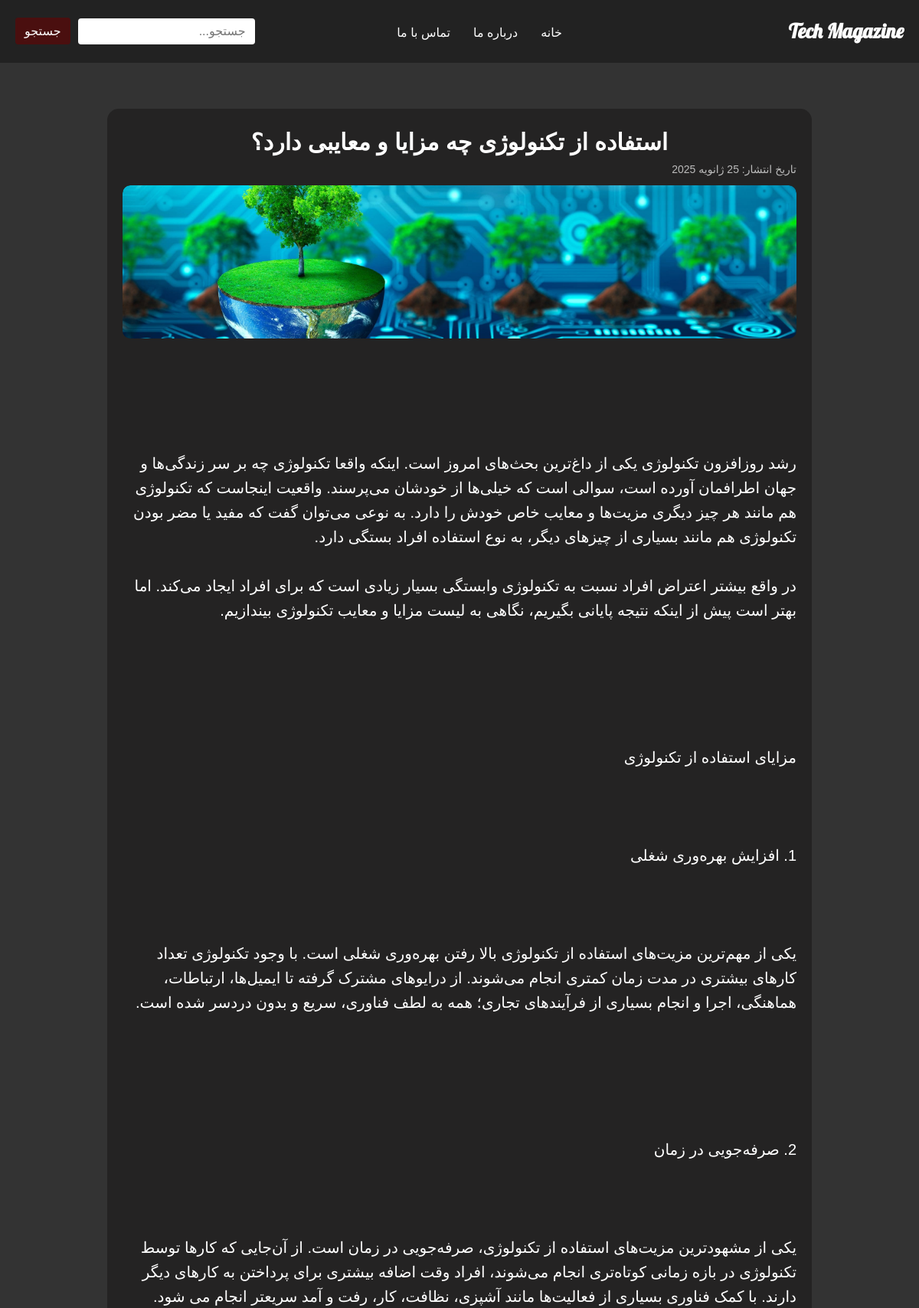
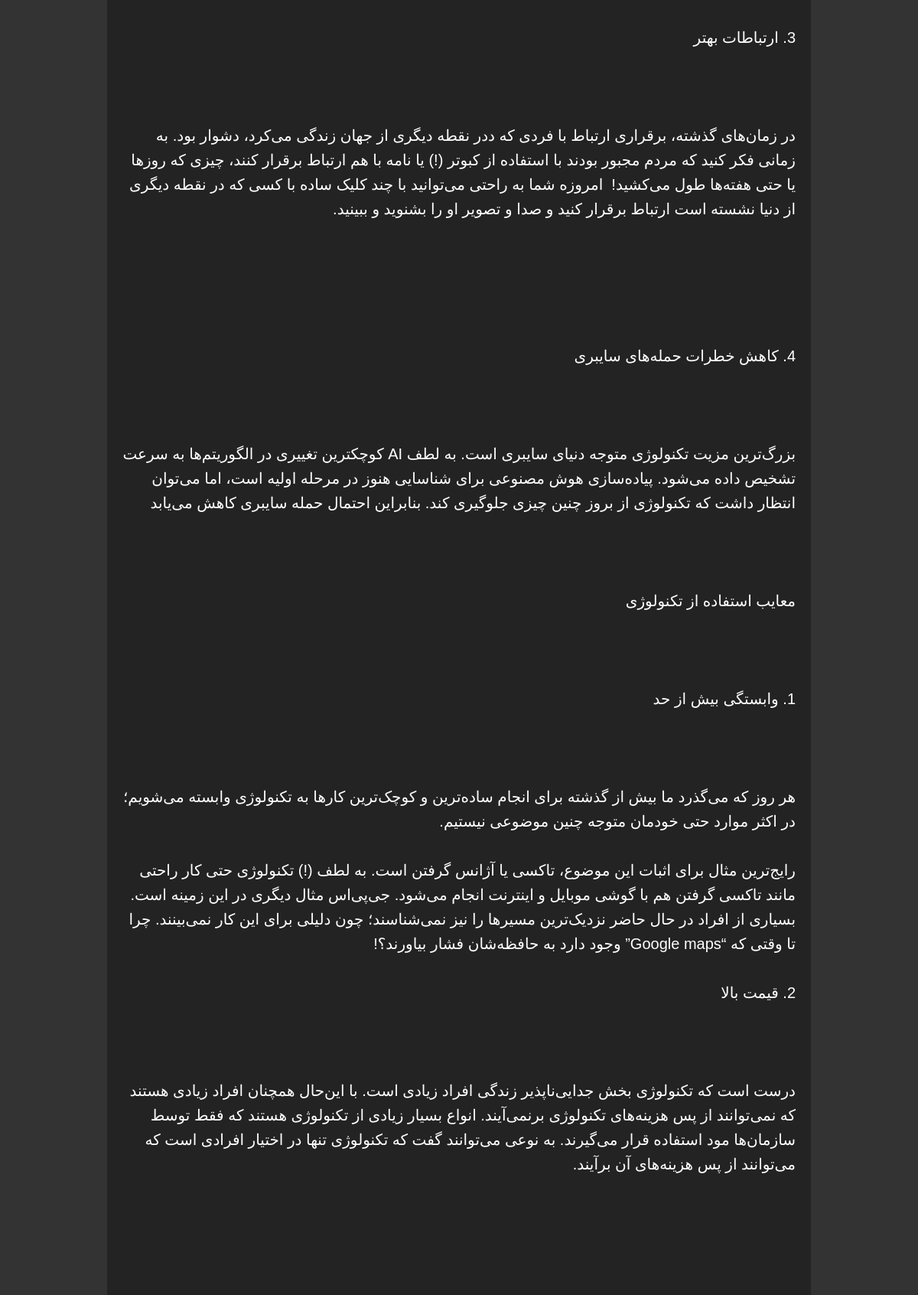
The app's page /article/4/ (upper part) with its own data (2 pictures, top to bottom).
### blog/models.py (models this page shows, shortened)
class Article(models.Model):
    title = models.CharField(max_length=200)
    body = models.TextField()
    author = models.ForeignKey(
        settings.AUTH_USER_MODEL,  # اشاره به مدل کاربری سفارشی
        on_delete=models.CASCADE,  # حذف مقالات هنگام حذف کاربر
        related_name='articles',  # دسترسی به مقالات از طریق کاربر
    )
    publish_date = models.DateTimeField(auto_now_add=True)
    views = models.PositiveIntegerField(default=0)  # شمارنده بازدید
    sources = models.TextField(blank=True, null=True)  # منابع
    image = models.ImageField(upload_to='article_images/', blank=True, null=True)  # تصویر
    slug = models.SlugField(unique=True, blank=True)  # امکان خالی بودن در فرم
    def save(self, *args, **kwargs):
        self.body = self.body.replace('\n', '<br>')
        super().save(*args, **kwargs)  # ذخیره در دیتابیس

### blog/views.py (the view)
# urls.py: path('article/<int:id>/', views.article_detail, name='article_detail'),  # جزئیات مقالات
def article_detail(request, id):
    article = get_object_or_404(Article, id=id)
    article.views += 1
    article.save()
    if request.method == "POST":
        form = CommentForm(request.POST)
        if form.is_valid():
            comment = form.save(commit=False)
            comment.article = article  # اتصال کامنت به مقاله مربوطه
            comment.save()  # ذخیره کامنت در پایگاه داده
            return redirect('article_detail', id=article.id)
    else:
        form = CommentForm()
    comments = article.comments.filter(approved=True)
    return render(request, 'blog/article_detail.html', {
        'article': article,
        'form': form,
        'comments': comments,
    })

### blog/forms.py
class CommentForm(forms.ModelForm):
    class Meta:
        model = Comment
        fields = ['name', 'content']  # فیلدهای فرم

### blog/templates/blog/article_detail.html (shortened to what this page needs)
<!DOCTYPE html>
{% load static %}
<html lang="fa" dir="rtl">
<head>
  <link rel="stylesheet" href="{% static 'styles.css' %}">
</head>
<body>
  <header>
    <div class="header-content">
      <div class="right-section">
        <h1>Tech Magazine</h1>
      </div>
      <nav class="center-nav">
        <ul>
          <li><a href="{% url 'home' %}">خانه</a></li>
          <li><a href="{% url 'about' %}">درباره ما</a></li>
          <li><a href="{% url 'contact' %}">تماس با ما</a></li>
        </ul>
      </nav>
      <div class="search">
        <input type="text" placeholder="جستجو...">
        <button>جستجو</button>
      </div>
    </div>
  </header>
<section class="article-detail">
  <div class="container">
    <div class="article-card">
      <h2 class="article-title">{{ article.title }}</h2>
      <p class="date">تاریخ انتشار: {{ article.publish_date|date:"d F Y" }}</p>
      <div class="article-image-container">
        {% if article.image %}
          <img src="{{ article.image.url }}" alt="{{ article.title }}" class="article-image">
        {% else %}
          <img src="{% static 'default.jpg' %}" alt="{{ article.title }}" class="article-image">
        {% endif %}
      </div>
      <div class="article-body">
        {{ article.body|safe }}
      </div>
    </div>
  </div>
</section>
<body class="article-detail-page">
</body>
</html>

### blog/static/styles.css (style rules this page uses)
* { margin: 0; padding: 0; box-sizing: border-box; font-family: 'Arial', sans-serif; }
body { background-color: #333; font-size: 20px; color: #fff; line-height: 1.6; }
.container { width: 80%; margin: 0 auto; }
header { background-color: #222; color: white; padding: 20px 0; }
.header-content { display: flex; justify-content: space-between; align-items: center; max-width: 1600px; margin: 0 auto; padding: 0 20px; }
.right-section h1 { font-size: 26px; font-family: 'Lobster', cursive; text-align: right; margin-right: 50px; margin: 0; }
.center-nav { flex: 1; text-align: center; margin-right: 110px; }
.center-nav ul { list-style: none; display: inline-flex; gap: 30px; padding: 0; margin: 0; }
nav ul li { margin: 0; }
.center-nav ul li a { color: white; text-decoration: none; font-size: 16px; }
.search { display: flex; align-items: center; gap: 10px; }
.search input { padding: 8px 12px; font-size: 16px; border: none; border-radius: 4px; }
.search button { padding: 8px 12px; font-size: 16px; border: none; border-radius: 4px; background-color: rgba(91, 8, 8, 0.705); color: white; cursor: pointer; }
.article-card { background-color: #242323; padding: 20px; border-radius: 15px; text-align: center; transition: transform 0.3s, box-shadow 0.3s; }
.article-card img { width: 100%; height: 200px; object-fit: cover; border-radius: 10px; margin-bottom: 15px; }
.article-card p { font-size: 14px; color: #bbb; margin-bottom: 10px; }
.article-card { background-color: #242323; padding: 20px; border-radius: 15px; text-align: right; direction: rtl; line-height: 1.6; transition: transform 0.3s, box-shadow 0.3s; margin-top: 40px; }
.article-body { white-space: pre-line; }
.article-title { text-align: center; }
.article-image-container { width: 100%; height: 200px; overflow: hidden; border-radius: 10px; margin-bottom: 15px; }
.article-image-container { width: 100%; height: 300px; overflow: hidden; position: relative; }
.article-image { width: 100%; height: 100%; object-fit: cover; object-position: center; }
body { display: flex; flex-direction: column; min-height: 100vh; margin: 0; }
.container { padding: 20px; }

### records on screen
Article: title "استفاده از تکنولوژی چه مزایا و معایبی دارد؟", publish_date "25 ژانویه 2025", image (picture), body "رشد روزافزون تکنولوژی یکی از داغ‌ترین بحث‌‌‌‌های امروز است. اینکه واقعا تکنولوژی چه بر سر زندگی‌ها و جهان اطرافمان آورده است، سوالی است که خیلی‌ها از خودشان می‌پرسند. واقعیت اینجاست که تکنولوژی هم مانند هر چیز دیگری مزیت‌ها و معایب خاص خودش را دارد. به نوعی می‌توان گفت که مفید یا مضر بودن تکنولوژی هم مانند بسیاری از چیزهای دیگر، به نوع استفاده افراد بستگی دارد. در واقع بیشتر اعتراض افراد نسبت به تکنولوژی وابستگی بسیار زیادی است که برای افراد ایجاد می‌کند. اما بهتر است پیش از اینکه نتیجه پایانی بگیریم، نگاهی به لیست مزایا و معایب تکنولوژی بیندازیم. مزایای استفاده از تکنولوژی 1. افزایش بهره‌وری شغلی یکی از مهم‌ترین مزیت‌های استفاده از تکنولوژی بالا رفتن بهره‌وری شغلی است. با وجود تکنولوژی…"
